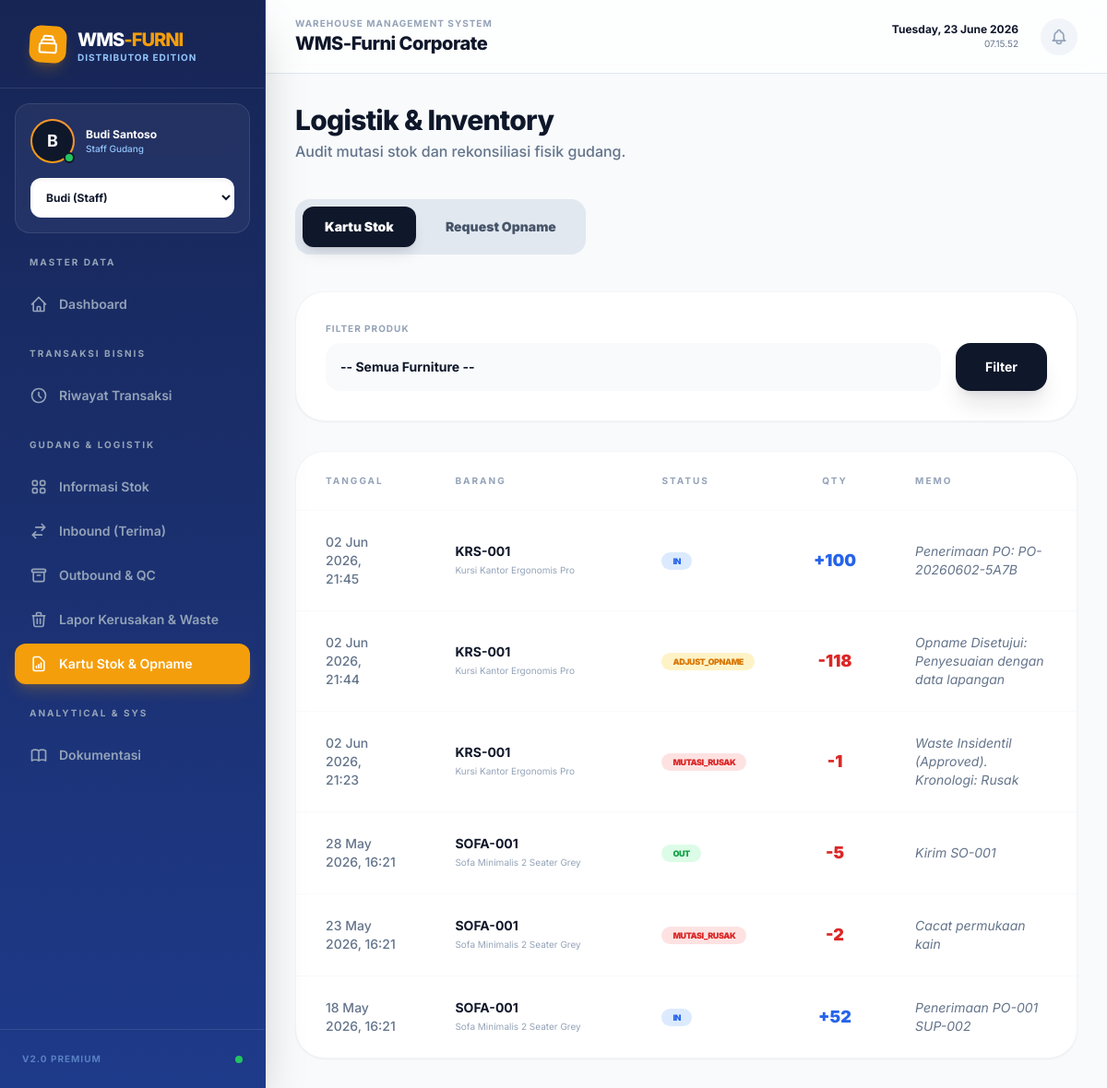
Before: /inventory.php with the older database file.
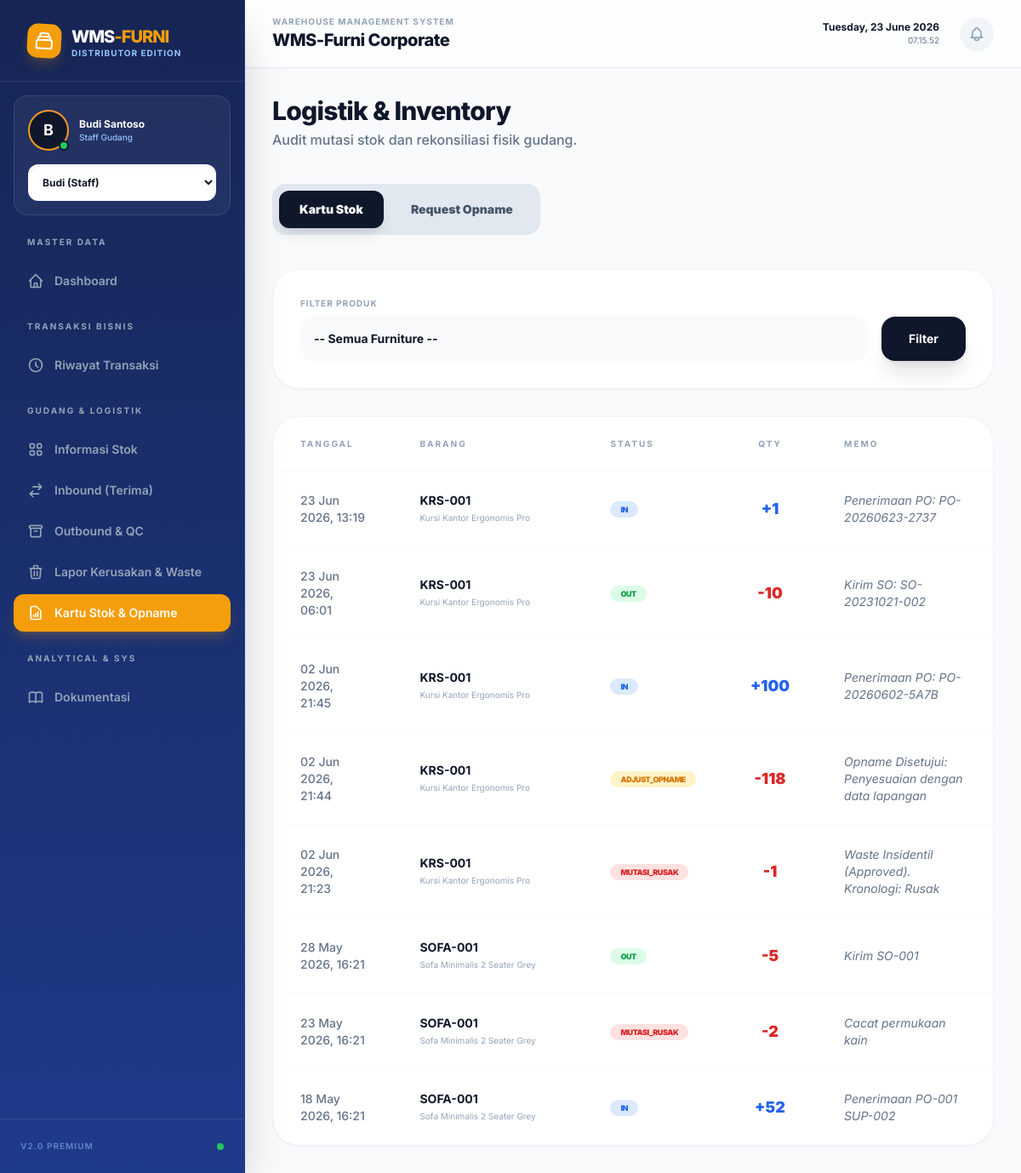
After: the same page with the newer database file.
### tables this page shows
CREATE TABLE tb_mutasi_stok (
        id_mutasi INTEGER PRIMARY KEY AUTOINCREMENT,
        id_furniture INTEGER,
        tgl_mutasi TEXT NOT NULL,
        jenis_mutasi TEXT NOT NULL,
        qty INTEGER NOT NULL,
        keterangan TEXT,
        id_user INTEGER,
        FOREIGN KEY (id_furniture) REFERENCES tb_furniture(id_furniture),
        FOREIGN KEY (id_user) REFERENCES tb_users(id_user)
    );

CREATE TABLE tb_furniture (
        id_furniture INTEGER PRIMARY KEY AUTOINCREMENT,
        kode_barang TEXT UNIQUE NOT NULL,
        nama_barang TEXT NOT NULL,
        id_lokasi INTEGER,
        stok_tersedia INTEGER DEFAULT 0,
        stok_karantina INTEGER DEFAULT 0,
        FOREIGN KEY (id_lokasi) REFERENCES tb_lokasi(id_lokasi)
    );

### inventory.php (the view, shortened to what the rows shown need)
<?php
require 'config.php';
$where = ""; $params = [];
$is_filtered = false;
$stmt = $pdo->prepare("SELECT m.*, f.nama_barang, f.kode_barang FROM tb_mutasi_stok m JOIN tb_furniture f ON m.id_furniture = f.id_furniture $where ORDER BY m.id_mutasi DESC LIMIT 100");
$stmt->execute($params);
$mutasi_list = $stmt->fetchAll();
include 'includes/header.php';
include 'includes/sidebar.php';
?>
<div class="flex-1 overflow-y-auto p-8 animate-fade-in print:p-0">
    <header class="mb-10 print:hidden">
        <h2 class="text-3xl font-extrabold text-navy-900 tracking-tight">Logistik & Inventory</h2>
    </header>
    <div id="tk" class="space-y-6 print:space-y-0">
        <div class="bg-white rounded-[2rem] shadow-sm border border-slate-100 overflow-hidden print:shadow-none print:border-none print:rounded-none">
            <div class="overflow-x-auto">
                <table class="w-full text-left print:border-collapse">
                    <thead>
                        <?php if ($is_filtered): ?>
                        <tr class="text-[10px] font-bold text-slate-400 uppercase tracking-[0.2em] border-b border-slate-50 print:border-slate-800 print:text-black">
                            <th class="px-8 py-6 print:px-2 print:py-3 print:border">Tanggal</th>
                            <th class="px-8 py-6 print:px-2 print:py-3 print:border">No. Bukti / Keterangan</th>
                            <th class="px-8 py-6 text-center print:px-2 print:py-3 print:border">Masuk</th>
                            <th class="px-8 py-6 text-center print:px-2 print:py-3 print:border">Keluar</th>
                            <th class="px-8 py-6 text-center print:px-2 print:py-3 print:border">Sisa</th>
                        </tr>
                        <?php else: ?>
                        <tr class="text-[10px] font-bold text-slate-400 uppercase tracking-[0.2em] border-b border-slate-50">
                            <th class="px-8 py-6">Tanggal</th>
                            <th class="px-8 py-6">Barang</th>
                            <th class="px-8 py-6">Status</th>
                            <th class="px-8 py-6 text-center">Qty</th>
                            <th class="px-8 py-6">Memo</th>
                        </tr>
                        <?php endif; ?>
                    </thead>
                    <tbody class="divide-y divide-slate-50 text-sm">
                        <?php foreach($mutasi_list as $m): ?>
                        <?php if ($is_filtered): ?>
                        <tr class="hover:bg-slate-50/50 transition-colors print:text-black print:divide-y-0 print:border-b print:border-slate-200">
                            <td class="px-8 py-6 text-slate-500 font-medium print:px-2 print:py-3 print:border print:text-black"><?= date('d/m/Y H:i', strtotime($m['tgl_mutasi'])) ?></td>
                            <td class="px-8 py-6 print:px-2 print:py-3 print:border">
                                <span class="font-bold text-navy-900 print:text-black"><?= $m['jenis_mutasi'] ?></span><br>
                                <span class="text-xs text-slate-500 italic print:text-black"><?= htmlspecialchars($m['keterangan']) ?></span>
                            </td>
                            <td class="px-8 py-6 text-center font-bold text-blue-600 print:px-2 print:py-3 print:border print:text-black"><?= $m['qty'] > 0 ? $m['qty'] : '-' ?></td>
                            <td class="px-8 py-6 text-center font-bold text-red-600 print:px-2 print:py-3 print:border print:text-black"><?= $m['qty'] < 0 ? abs($m['qty']) : '-' ?></td>
                            <td class="px-8 py-6 text-center font-black text-lg text-navy-900 bg-slate-50/50 print:px-2 print:py-3 print:border print:bg-transparent print:text-black"><?= $m['sisa'] ?></td>
                        </tr>
                        <?php else: ?>
                        <tr class="hover:bg-slate-50/50 transition-colors">
                            <td class="px-8 py-6 text-slate-500 font-medium"><?= date('d M Y, H:i', strtotime($m['tgl_mutasi'])) ?></td>
                            <td class="px-8 py-6">
                                <p class="font-bold text-navy-900"><?= htmlspecialchars($m['kode_barang']) ?></p>
                                <p class="text-[10px] text-slate-400 truncate w-40"><?= htmlspecialchars($m['nama_barang']) ?></p>
                            </td>
                            <td class="px-8 py-6">
                                <?php
                                    $c = ''; switch($m['jenis_mutasi']){
                                        case 'IN': $c = 'bg-blue-100 text-blue-600'; break;
                                        case 'OUT': $c = 'bg-green-100 text-green-600'; break;
                                        case 'MUTASI_RUSAK': $c = 'bg-red-100 text-red-600'; break;
                                        default: $c = 'bg-amber-100 text-amber-600';
                                    }
                                ?>
                                <span class="px-3 py-1 rounded-full text-[9px] font-black uppercase tracking-tighter <?= $c ?>"><?= $m['jenis_mutasi'] ?></span>
                            </td>
                            <td class="px-8 py-6 text-center font-black text-lg <?= $m['qty'] > 0 ? 'text-blue-600' : 'text-red-600' ?>"><?= ($m['qty'] > 0 ? '+' : '') . $m['qty'] ?></td>
                            <td class="px-8 py-6 text-slate-500 italic"><?= htmlspecialchars($m['keterangan']) ?></td>
                        </tr>
                        <?php endif; ?>
                        <?php endforeach; ?>
                    </tbody>
                </table>
            </div>
        </div>
    </div>
</div>
<?php include 'includes/footer.php'; ?>

Changed rows visible on the page:
added tb_mutasi_stok: tgl_mutasi "23 Jun 2026, 13:19", id_furniture.kode_barang "KRS-001", id_furniture.nama_barang "Kursi Kantor Ergonomis Pro", jenis_mutasi "IN", qty "1", keterangan "Penerimaan PO: PO-20260623-2737"
added tb_mutasi_stok: tgl_mutasi "23 Jun 2026, 06:01", id_furniture.kode_barang "KRS-001", id_furniture.nama_barang "Kursi Kantor Ergonomis Pro", jenis_mutasi "OUT", qty "-10", keterangan "Kirim SO: SO-20231021-002"
